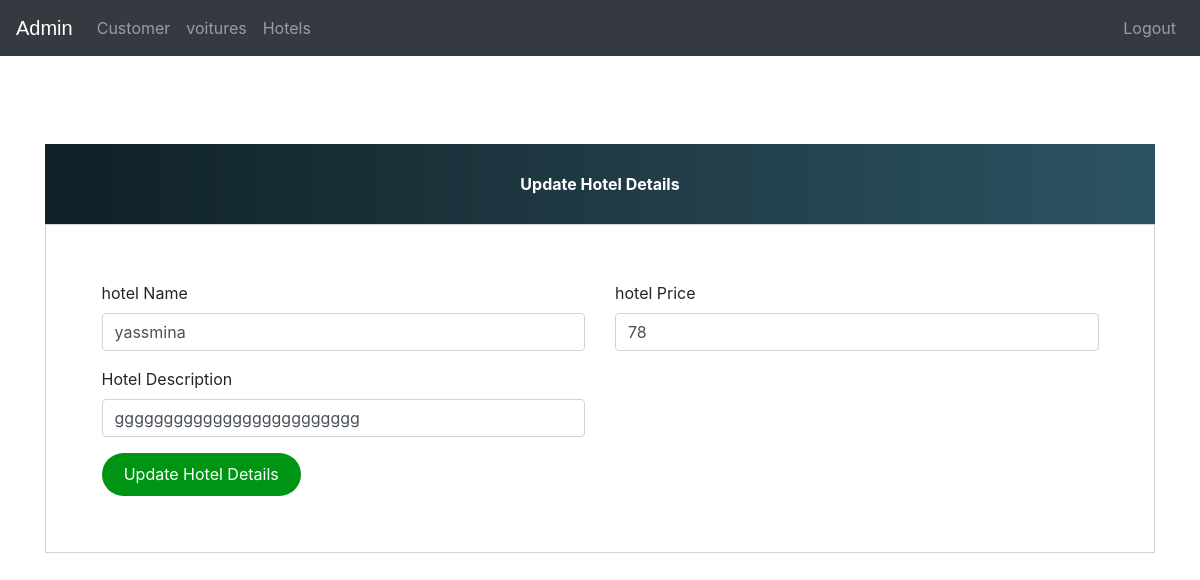
The app's page /update-hotel/1 with its own data.
### voyage/models.py (models this page shows, shortened)
class Hotel(models.Model):
    name=models.CharField(max_length=40)
    hotel_image= models.ImageField(upload_to='hotel_image/',null=True,blank=True)
    prix = models.PositiveIntegerField()
    description=models.CharField(max_length=40)

### voyage/views.py (the view)
# urls.py: path('update-hotel/<int:pk>', views.update_hotel_view,name='update-hotel'),
def update_hotel_view(request,pk):
    hotel=models.Hotel.objects.get(id=pk)
    hotelForm=forms.HotelForm(instance=hotel)
    if request.method=='POST':
        hotelForm=forms.HotelForm(request.POST,request.FILES,instance=hotel)
        if hotelForm.is_valid():
            hotelForm.save()
            return redirect('hotels')
    return render(request,'voyage/admin_update_hotel.html',{'hotelForm':hotelForm})

### voyage/forms.py
class HotelForm(forms.ModelForm):
    class Meta:
        model=models.Hotel
        fields=['name','prix','description','hotel_image']

### templates/voyage/admin_update_hotel.html (shortened to what this page needs)
{% extends 'voyage/admin_base.html' %}
{% load widget_tweaks %}
{% block content %}
<head>
  <link href="//maxcdn.bootstrapcdn.com/bootstrap/4.1.1/css/bootstrap.min.css" rel="stylesheet" id="bootstrap-css">
</head>
<br><br><br><br><br><br>
<form method="post" enctype="multipart/form-data">
  <div class="container register-form">
    <div class="form">
      <div class="note">
        <p>Update Hotel Details</p>
      </div>
      <div class="form-content">
        <div class="row">
          <div class="col-md-6">
            <div class="form-group">
              <label for="">hotel Name</label>
              {% render_field hotelForm.name class="form-control" placeholder="hotel Name" %}
            </div>
            <div class="form-group">
              <label for="">Hotel Description</label>
              {% render_field hotelForm.description class="form-control" placeholder="Description" %}
            </div>
          </div>
          <div class="col-md-6">
            <div class="form-group">
              <label for="">hotel Price</label>
              {% render_field hotelForm.prix class="form-control" placeholder="Prix" %}
            </div>
          </div>
        </div>
        <button type="submit" class="btnSubmit">Update Hotel Details</button>
      </div>
    </div>
  </div>
</form>
{% endblock content %}

### templates/voyage/admin_base.html (style rules this page uses)
p { text-align: center; }

### templates/voyage/admin_update_hotel.html (style rules this page uses)
.note { text-align: center; height: 80px; background: #0F2027; background: -webkit-linear-gradient(to left, #2C5364, #203A43, #0F2027); background: linear-gradient(to left, #2C5364, #203A43, #0F2027); color: #fff; font-weight: bold; line-height: 80px; }
.form-content { padding: 5%; border: 1px solid #ced4da; margin-bottom: 2%; }
.form-control { border-radius: 1.5rem; }
.btnSubmit { border: none; border-radius: 1.5rem; padding: 1%; width: 20%; cursor: pointer; background: #009414; color: #fff; }

### records on screen
Hotel: name "yassmina", description "ggggggggggggggggggggggggg", prix "78"
